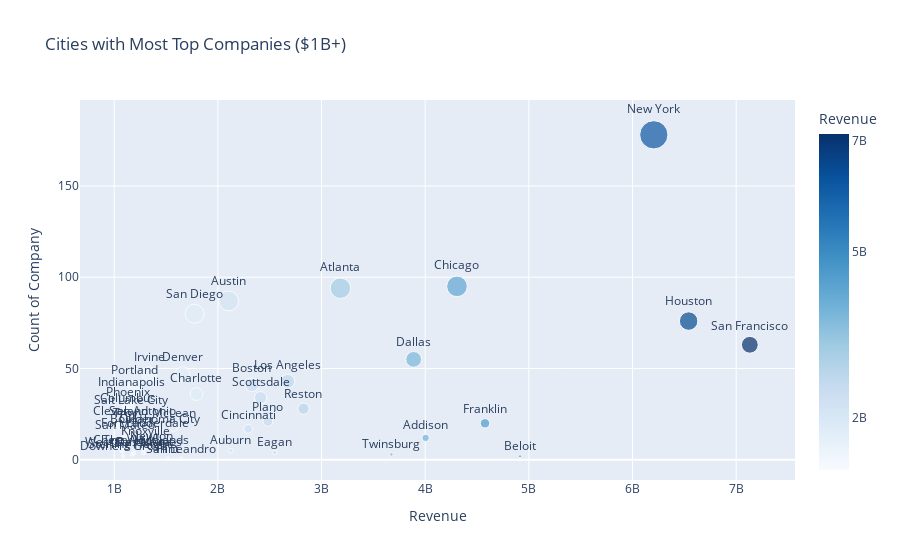

The notebook cell saved with this chart:
### Code cell
create_scatter_plot(city_data)

### Figure 1 — Plotly figure (JSON) as saved in the notebook; plotly's stock layout.template omitted (floating-point values rounded to 4 significant figures)
{"data": [{"hovertemplate": "Revenue=%{marker.color}<br>Count of Company=%{marker.size}<br>city=%{text}<extra></extra>", "legendgroup": "", "marker": {"color": [4003826594, 3181832855, 2125440088, 2103996049, 4914757044, 2327873489, 1167398634, 1793636640, 1078496600, 4306604848, 2293172370, 1064739537, 1130402266, 3888308442, 1658690623, 1085153835, 2547477060, 1515139000, 1301771170, 4577071621, 6541235912, 1171031736, 1337384000, 1300451786, 2673718877, 1574015316, 6205141306, 1358996652, 1434021775, 1133418631, 2482271145, 1197569017, 2825833890, 1157711513, 1276833322, 1775601320, 7131641310, 1644275000, 1107408545, 1283664589, 2412697729, 1177760756, 1303981853, 1111355675, 3673668878, 1186483765], "coloraxis": "coloraxis", "size": [12, 94, 5, 87, 2, 41, 15, 36, 5, 95, 17, 19, 26, 55, 47, 2, 4, 1, 13, 20, 76, 34, 47, 9, 43, 18, 178, 7, 15, 29, 21, 40, 28, 25, 19, 80, 63, 1, 12, 4, 34, 3, 5, 18, 3, 4], "sizemode": "area", "sizeref": 0.445, "symbol": "circle"}, "mode": "markers+text", "name": "", "orientation": "v", "showlegend": false, "text": ["Addison", "Atlanta", "Auburn", "Austin", "Beloit", "Boston", "Boulder", "Charlotte", "Cherry Hill", "Chicago", "Cincinnati", "Cleveland", "Columbus", "Dallas", "Denver", "Downers Grove", "Eagan", "Flint", "Fort Lauderdale", "Franklin", "Houston", "Indianapolis", "Irvine", "Knoxville", "Los Angeles", "McLean", "New York", "Newton", "Oklahoma City", "Phoenix", "Plano", "Portland", "Reston", "Salt Lake City", "San Antonio", "San Diego", "San Francisco", "San Leandro", "San Mateo", "Santa Ana", "Scottsdale", "Sterling Heights", "The Woodlands", "Troy", "Twinsburg", "West Des Moines"], "textposition": "top center", "type": "scatter", "x": [4003826594, 3181832855, 2125440088, 2103996049, 4914757044, 2327873489, 1167398634, 1793636640, 1078496600, 4306604848, 2293172370, 1064739537, 1130402266, 3888308442, 1658690623, 1085153835, 2547477060, 1515139000, 1301771170, 4577071621, 6541235912, 1171031736, 1337384000, 1300451786, 2673718877, 1574015316, 6205141306, 1358996652, 1434021775, 1133418631, 2482271145, 1197569017, 2825833890, 1157711513, 1276833322, 1775601320, 7131641310, 1644275000, 1107408545, 1283664589, 2412697729, 1177760756, 1303981853, 1111355675, 3673668878, 1186483765], "xaxis": "x", "y": [12, 94, 5, 87, 2, 41, 15, 36, 5, 95, 17, 19, 26, 55, 47, 2, 4, 1, 13, 20, 76, 34, 47, 9, 43, 18, 178, 7, 15, 29, 21, 40, 28, 25, 19, 80, 63, 1, 12, 4, 34, 3, 5, 18, 3, 4], "yaxis": "y"}], "layout": {"coloraxis": {"colorbar": {"ticktext": ["1B", "2B", "5B", "7B"], "tickvals": [1000000000, 2000000000, 5000000000, 7000000000], "title": {"text": "Revenue"}}, "colorscale": [[0, "rgb(247,251,255)"], [0.125, "rgb(222,235,247)"], [0.25, "rgb(198,219,239)"], [0.375, "rgb(158,202,225)"], [0.5, "rgb(107,174,214)"], [0.625, "rgb(66,146,198)"], [0.75, "rgb(33,113,181)"], [0.875, "rgb(8,81,156)"], [1, "rgb(8,48,107)"]]}, "legend": {"itemsizing": "constant", "tracegroupgap": 0}, "title": {"text": "Cities with Most Top Companies ($1B+)"}, "xaxis": {"anchor": "y", "domain": [0, 1], "title": {"text": "Revenue"}}, "yaxis": {"anchor": "x", "domain": [0, 1], "title": {"text": "Count of Company"}}}}
